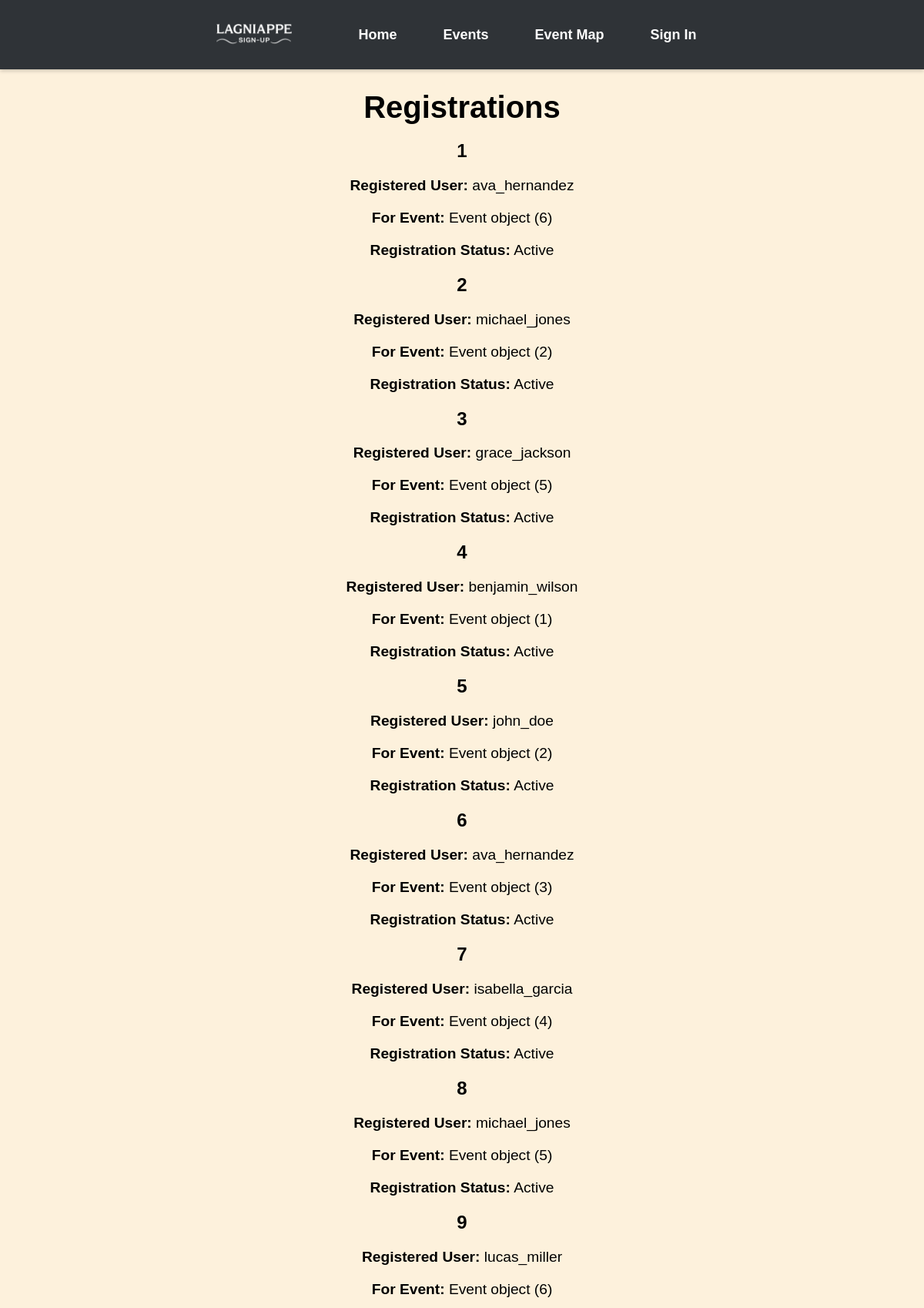
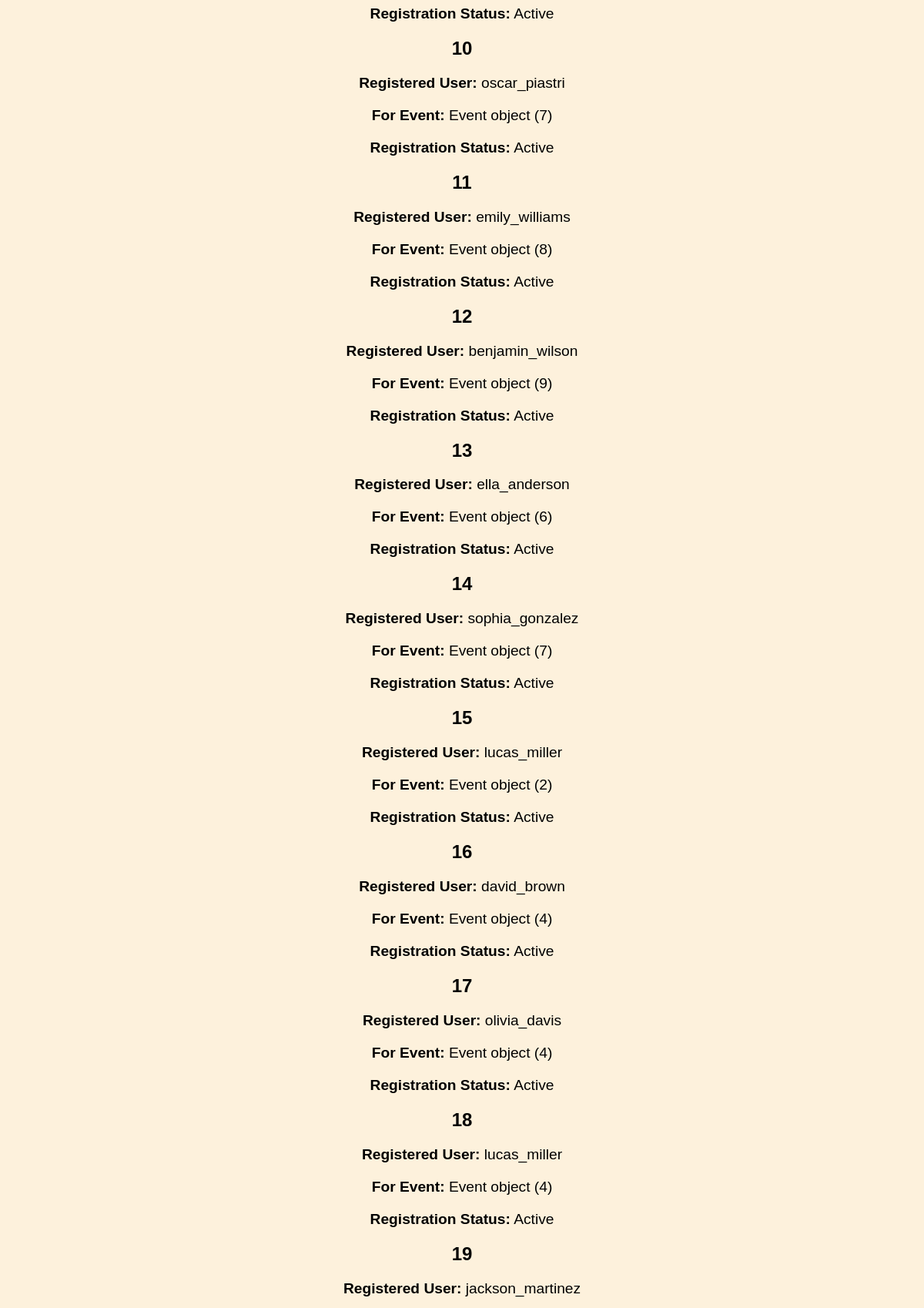
The page /registration/list (upper part) on the database its author committed (2 pictures, top to bottom).
### events/models.py (models this page shows)
class Registration(models.Model):
    RegistrationID = models.AutoField(("registrationID"), primary_key=True)
    UserID = models.ForeignKey(Users, on_delete=models.CASCADE)
    EventID = models.ForeignKey(Event, on_delete=models.CASCADE)
    RegistrationStatus = models.BooleanField(("registrationstatus"), default=True)
    RegistrationDate = models.DateTimeField(("registrationdate"), auto_now_add=True)

class Users(AbstractUser): # AbstractUser comes with a whole bunch of attributes
    UserID = models.AutoField(("userID"), primary_key=True) # autofield automatically increments an int as a new row is created
    groups = models.ManyToManyField(
        'auth.Group',
        related_name='event_users',  # Custom related_name for reverse accessor
        blank=True
    )
    user_permissions = models.ManyToManyField(
        'auth.Permission',
        related_name='event_user_permissions',  # Custom related_name for reverse accessor
        blank=True
    )

class Event(models.Model):
    EventID = models.AutoField(("eventID"), primary_key=True)
    OrganizerID = models.ForeignKey(Users, on_delete=models.CASCADE)
    CategoryID = models.ForeignKey(Category, on_delete=models.CASCADE)
    Title = models.CharField(("title"), max_length=100)
    Description = models.CharField(("description"), max_length=500)
    Location = models.CharField(("location"), max_length=100)
    DateTime = models.DateTimeField(("datetime"), null=True)
    EventStatus = models.BooleanField(("eventstatus"), default=True)

### lagniappe_signup/views.py (the view)
# urls.py: path('registration/list', views.list_reg.as_view(), name="registration-list"),
class list_reg(ListView):
    model = Registration
    template_name = "registration_list.html"
    context_object_name = "registrations"
    paginate = 20

### templates/registration_list.html (shortened to what this page needs)
{% extends "base.html" %}
{% block content %}
  <h1>Registrations</h1>
  {% if registrations %}
    <ul style="list-style-type: none; padding-left: 0;">
      {% for r in registrations %}
        <li>
          <h2>{{ r.RegistrationID }}</h2>
          <p><strong>Registered User:</strong> {{ r.UserID }}</p>
          <p><strong>For Event:</strong> {{ r.EventID }}</p>
          <p><strong>Registration Status:</strong> {% if r.RegistrationStatus %}Active{% else %}Inactive{% endif %}</p>
        </li>
      {% endfor %}
    </ul>
  {% else %}
    <p>No registrations registered.</p>
  {% endif %}
{% endblock %}

### static/css/style.css (style rules this page uses)
body { background-color: #fdf1dc; font-family: Arial, sans-serif; text-align: center; }
h1 { font-size: 2.5rem; font-weight: bold; margin-bottom: 10px; }
p { font-size: 1.2rem; margin-bottom: 20px; }

### templates/headBanner.html (style rules this page uses)
html, body { margin: 0; padding: 0; }

### rows shown on the page
Registration: RegistrationID "1", UserID "ava_hernandez", EventID "Event object (6)", RegistrationStatus "Active"
Registration: RegistrationID "2", UserID "michael_jones", EventID "Event object (2)", RegistrationStatus "Active"
Registration: RegistrationID "3", UserID "grace_jackson", EventID "Event object (5)", RegistrationStatus "Active"
Registration: RegistrationID "4", UserID "benjamin_wilson", EventID "Event object (1)", RegistrationStatus "Active"
Registration: RegistrationID "5", UserID "john_doe", EventID "Event object (2)", RegistrationStatus "Active"
Registration: RegistrationID "6", UserID "ava_hernandez", EventID "Event object (3)", RegistrationStatus "Active"
Registration: RegistrationID "7", UserID "isabella_garcia", EventID "Event object (4)", RegistrationStatus "Active"
Registration: RegistrationID "8", UserID "michael_jones", EventID "Event object (5)", RegistrationStatus "Active"
Registration: RegistrationID "9", UserID "lucas_miller", EventID "Event object (6)", RegistrationStatus "Active"
Registration: RegistrationID "10", UserID "oscar_piastri", EventID "Event object (7)", RegistrationStatus "Active"
Registration: RegistrationID "11", UserID "emily_williams", EventID "Event object (8)", RegistrationStatus "Active"
Registration: RegistrationID "12", UserID "benjamin_wilson", EventID "Event object (9)", RegistrationStatus "Active"
Registration: RegistrationID "13", UserID "ella_anderson", EventID "Event object (6)", RegistrationStatus "Active"
Registration: RegistrationID "14", UserID "sophia_gonzalez", EventID "Event object (7)", RegistrationStatus "Active"
Registration: RegistrationID "15", UserID "lucas_miller", EventID "Event object (2)", RegistrationStatus "Active"
Registration: RegistrationID "16", UserID "david_brown", EventID "Event object (4)", RegistrationStatus "Active"
Registration: RegistrationID "17", UserID "olivia_davis", EventID "Event object (4)", RegistrationStatus "Active"
Registration: RegistrationID "18", UserID "lucas_miller", EventID "Event object (4)", RegistrationStatus "Active"
Registration: RegistrationID "19", UserID "jackson_martinez"
